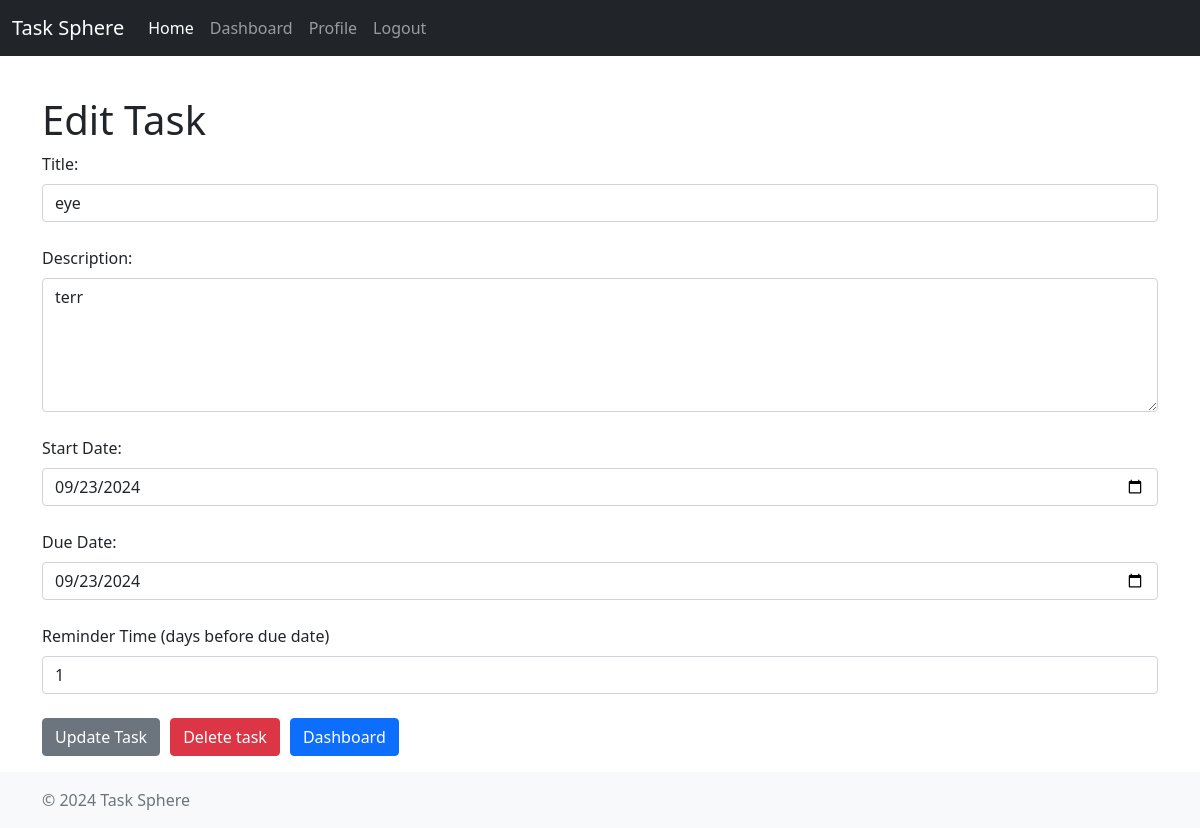
Screenshot of /edit_task/3 (signed in) with the database file from the repository.
### app/models.py (models this page shows, shortened)
class Task(db.Model):
	id = db.Column(db.Integer, primary_key=True, autoincrement=True)
	title = db.Column(db.String(100), nullable=False)
	description = db.Column(db.String(500), nullable=False)
	start_date = db.Column(db.DateTime, nullable=False, default=datetime.utcnow)
	due_date = db.Column(db.DateTime)
	completed = db.Column(db.Boolean, default=False)
	user_id = db.Column(db.Integer, db.ForeignKey('user.id'), nullable=False)
	reminders = db.relationship('Reminder', backref='task', cascade='all, delete-orphan', passive_deletes=True)

### app/routes.py (the view, shortened to what this page needs)
@auth_bp.route('/edit_task/<int:task_id>', methods=['GET', 'POST'])
@login_required
def edit_task(task_id):
	task = Task.query.get_or_404(task_id)
	if task.user_id != current_user.id:
		flash('You are not authorized to edit this task,', 'danger')
		return redirect(url_for('auth.dashboard'))
	form = TaskForm(obj=task)
	if form.errors:
		print("Form Errors:", form.errors)
	return render_template('edit_task.html', form=form, task=task)

### app/forms.py
class TaskForm(FlaskForm):
	title = StringField('Title: ', validators=[DataRequired()])
	description = StringField('Description: ', validators=[DataRequired()])
	start_date = DateTimeField('Start Date: ', format='%Y-%m-%d', validators=[DataRequired()])
	due_date = DateTimeField('Due Date: ', format='%Y-%m-%d', validators=[DataRequired()])
	completed = BooleanField('Task completed: ')
	reminder_time = IntegerField('Reminder Time (days before due date)',  default=1, validators=[DataRequired()])
	submit = SubmitField('Add Task')

### app/__init__.py (called while the page is built)
def create_app():
    app = Flask(__name__, static_folder='templates/static')
    app.config.from_object('config.Config')
    db.init_app(app)
    migrate.init_app(app, db)
    login_manager.init_app(app)
    mail.init_app(app)
    login_manager.login_view = 'auth.login'
    @login_manager.user_loader
    def load_user(user_id):
        from app.models import User
        return User.query.get(int(user_id))
    from app.routes import auth_bp
    app.register_blueprint(auth_bp, url_prefix='/')
    app.config.update(
        CELERY_BROKER_URL='redis://localhost:6379/0',
        CELERY_RESULT_BACKEND='redis://localhost:6379/0'
    )
    celery = make_celery(app)
    mail.init_app(app)
    return app

### app/templates/edit_task.html (shortened to what this page needs)
{% extends 'base.html' %}
{% block content %}
<h1>Edit Task</h1>
<form method="post" action="{{ url_for('auth.edit_task', task_id=task.id) }}">
    <div>
        {{ form.title.label(class="form-label") }}<br>
            {{ form.title(class="form-control") }}<br>
        </div>
        <div>
            {{ form.description.label(class="form-label") }}<br>
            <textarea class="form-control" name="description" id="description" rows="5" cols="50">{{ form.description.data if form.description.data else '' }}</textarea><br>
        </div>
        <div>
            {{ form.start_date.label(class="form-label") }}<br>
            <input class="form-control" type="date" name="start_date" id="start_date" value="{{ form.start_date.data.strftime('%Y-%m-%d') if form.start_date.data else '' }}"><br>
        </div>
        <div>
            {{ form.due_date.label(class="form-label") }}<br>
            <input class="form-control" type="date" name="due_date" id="due_date" value="{{ form.due_date.data.strftime('%Y-%m-%d') if form.due_date.data else '' }}"><br>
        </div>
        <div>
            {{ form.reminder_time.label(class="form-label") }}<br>
            {{ form.reminder_time(class="form-control") }}<br>
        </div>
        <div class="d-flex justify-content-start align-items-center">
            <button class="btn btn-secondary" type="submit" style="margin-right: 10px;">Update Task</button>
            <form method="POST" action="{{ url_for('auth.delete_task', task_id=task.id) }}">
                <button style="margin-right: 10px; height: 100%;" class="btn btn-danger" type="submit" onclick="return confirm('Are you sure you want to delete this task?')">Delete task</button>
            </form>
            <a href="{{ url_for('auth.dashboard') }}">
                <button class="btn btn-primary" type="button">Dashboard</button>
            </a>
    </div>
</form>
{% endblock %}

### app/templates/static/css/hero.css (style rules this page uses)
body, html { margin: 0; padding: 0; overflow-x: hidden; }

### rows the page displays
Task: title "eye", description "terr", start_date "09/23/2024", due_date "09/23/2024"
